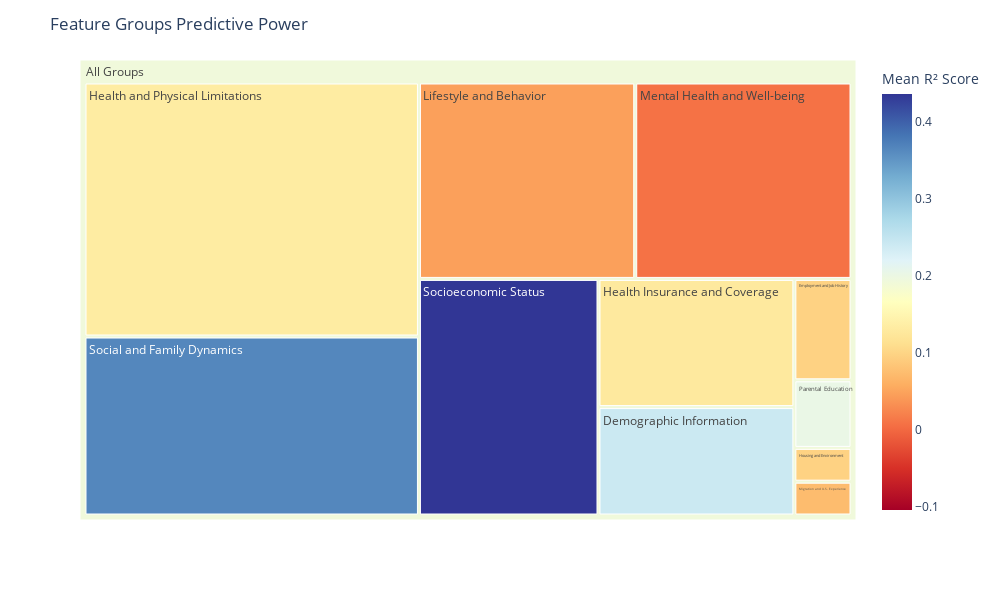

Notebook code cell kept with this figure:
### Markdown cell above
# Predictive Power Analysis

We apply the training and evaluation pipeline to each feature group, and compare the predictive power of linear and non-linear models.
The will be stored in the `results` DataFrame, and visualized as a treemap.

### Code cell
results = []
for group_name, features in feature_groups.items():
    if group_name != 'Identifier':  # Skip identifier group
        print(f"\nAnalyzing {group_name} features...")

        # remove features that are due to missing values
        features = [feature for feature in features if feature not in features_to_drop["due_to_missing_values"]]
        # Train models
        linear_model = train_linear_model(X_train[features], y_train['composite_score'])
        nonlinear_model = train_nonlinear_model(X_train[features], y_train['composite_score'])
        
        # Evaluate models
        linear_scores = evaluate_model(linear_model, X_val[features], y_val['composite_score'])
        nonlinear_scores = evaluate_model(nonlinear_model, X_val[features], y_val['composite_score'])
        
        # Add mean predictive power column
        mean_predictive_power = (linear_scores['r2'] + nonlinear_scores['r2']) / 2
        mean_rmse = (linear_scores['rmse'] + nonlinear_scores['rmse']) / 2

        results.append({
            'group_name': group_name,
            'n_features': len(features),
            'linear_rmse': linear_scores['rmse'],
            'linear_r2': linear_scores['r2'],
            'nonlinear_rmse': nonlinear_scores['rmse'],
            'nonlinear_r2': nonlinear_scores['r2'],
            'mean_predictive_power': mean_predictive_power,
            'mean_rmse': mean_rmse
        })

# Convert results to DataFrame
results_df = pd.DataFrame(results)
results_df.sort_values(by='mean_predictive_power', ascending=False)
plot_feature_groups_treemap(results_df)

### Figure 1 — Plotly figure (JSON) as saved in the notebook; plotly's stock layout.template omitted (floating-point values rounded to 4 significant figures)
{"data": [{"branchvalues": "total", "customdata": [[0.2695, 0.2122, 54.26, 11, 0.2409], [0.1531, 0.03953, 59.18, 3, 0.09631], [0.08756, 0.169, 58.14, 13, 0.1283], [0.1716, 0.09316, 58.0, 44, 0.1324], [0.09699, 0.0966, 59.19, 1, 0.09679], [0.1098, -0.01741, 60.79, 22, 0.04619], [0.02709, -0.0117, 62.04, 22, 0.007692], [0.07254, 0.07226, 59.99, 1, 0.0724], [0.2028, 0.2023, 55.62, 2, 0.2025], [0.3891, 0.3407, 49.63, 31, 0.3649], [0.4744, 0.3976, 46.75, 22, 0.436], ["(?)", "(?)", "(?)", 172, 0.1924]], "domain": {"x": [0, 1], "y": [0, 1]}, "hovertemplate": "\n        <b>%{label}</b><br>\n        Mean R² Score: %{color:.3f}<br>\n        Linear R²: %{customdata[0]:.3f}<br>\n        Non-linear R²: %{customdata[1]:.3f}<br>\n        Mean RMSE: %{customdata[2]:.1f}<br>\n        Number of features: %{customdata[3]}<br>\n        ", "ids": ["All Groups/Demographic Information", "All Groups/Employment and Job History", "All Groups/Health Insurance and Coverage", "All Groups/Health and Physical Limitations", "All Groups/Housing and Environment", "All Groups/Lifestyle and Behavior", "All Groups/Mental Health and Well-being", "All Groups/Migration and U.S. Experience", "All Groups/Parental Education", "All Groups/Social and Family Dynamics", "All Groups/Socioeconomic Status", "All Groups"], "labels": ["Demographic Information", "Employment and Job History", "Health Insurance and Coverage", "Health and Physical Limitations", "Housing and Environment", "Lifestyle and Behavior", "Mental Health and Well-being", "Migration and U.S. Experience", "Parental Education", "Social and Family Dynamics", "Socioeconomic Status", "All Groups"], "marker": {"coloraxis": "coloraxis", "colors": [0.2409, 0.09631, 0.1283, 0.1324, 0.09679, 0.04619, 0.007692, 0.0724, 0.2025, 0.3649, 0.436, 0.1924]}, "name": "", "parents": ["All Groups", "All Groups", "All Groups", "All Groups", "All Groups", "All Groups", "All Groups", "All Groups", "All Groups", "All Groups", "All Groups", ""], "type": "treemap", "values": [11, 3, 13, 44, 1, 22, 22, 1, 2, 31, 22, 172]}], "layout": {"coloraxis": {"cmid": 0.1659, "colorbar": {"title": {"text": "Mean R² Score"}}, "colorscale": [[0, "rgb(165,0,38)"], [0.1, "rgb(215,48,39)"], [0.2, "rgb(244,109,67)"], [0.3, "rgb(253,174,97)"], [0.4, "rgb(254,224,144)"], [0.5, "rgb(255,255,191)"], [0.6, "rgb(224,243,248)"], [0.7, "rgb(171,217,233)"], [0.8, "rgb(116,173,209)"], [0.9, "rgb(69,117,180)"], [1, "rgb(49,54,149)"]]}, "height": 600, "legend": {"tracegroupgap": 0}, "margin": {"t": 60}, "title": {"text": "Feature Groups Predictive Power"}, "width": 1000}}
